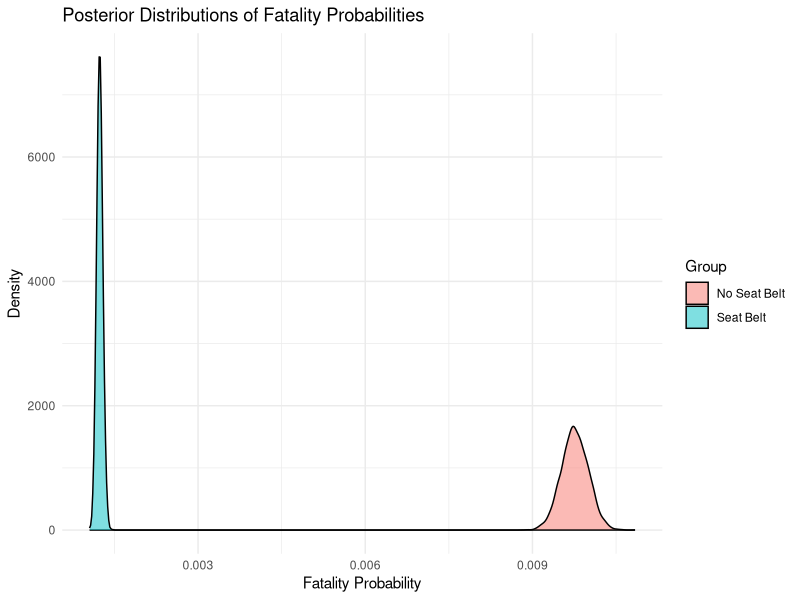

This figure's R source:
## ---- chunk 1
knitr::opts_chunk$set(echo = TRUE)
## ---- chunk 2
data_accidents <- data.frame(
  Safety_Equipment = c("None", "Seat Belt"),
  Fatal = c(1601, 510),
  Nonfatal = c(162527, 412368)
)

data_accidents$Total <- data_accidents$Fatal + data_accidents$Nonfatal
## ---- chunk 3
set.seed(123)

# Extract values
y_N <- data_accidents$Fatal[1]
n_N <- data_accidents$Total[1]
y_S <- data_accidents$Fatal[2]
n_S <- data_accidents$Total[2]

# Simulating posterior samples
n_samples <- 10000
p_N_samples <- rbeta(n_samples, y_N + 1, n_N - y_N + 1)
p_S_samples <- rbeta(n_samples, y_S + 1, n_S - y_S + 1)
## ---- chunk 4
# Relative Risk (RR) = p_N / p_S
RR_samples <- p_N_samples / p_S_samples

# Risk Difference (RD) = p_N - p_S
RD_samples <- p_N_samples - p_S_samples
## ---- chunk 5
library(ggplot2)

data_posterior <- data.frame(
  Probability = c(p_N_samples, p_S_samples),
  Group = rep(c("No Seat Belt", "Seat Belt"), each = n_samples)
)

ggplot(data_posterior, aes(x = Probability, fill = Group)) +
  geom_density(alpha = 0.5) +
  labs(title = "Posterior Distributions of Fatality Probabilities",
       x = "Fatality Probability", y = "Density") +
  theme_minimal()
## ---- chunk 6
ci_pN <- quantile(p_N_samples, c(0.025, 0.975))
ci_pS <- quantile(p_S_samples, c(0.025, 0.975))
ci_RR <- quantile(RR_samples, c(0.025, 0.975))
ci_RD <- quantile(RD_samples, c(0.025, 0.975))

list(
  pN_CI = ci_pN,
  pS_CI = ci_pS,
  RR_CI = ci_RR,
  RD_CI = ci_RD
)
## ---- chunk 7
prob_higher_risk <- mean(RD_samples > 0)
prob_higher_risk
